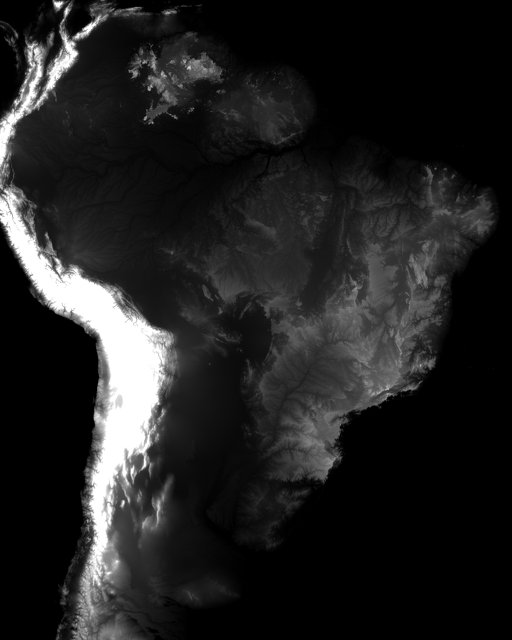
#> input picture brazil_displacement.png, 1024 x 1280 px (shown at 1/2 size)
$ python generate_vintage_textures.py
#> lines starting #> are read from the running program, lines starting #| are printed output that depends on the picture; after the words box and inside, x2 and y2 are one past the last pixel; in counts of white or black regions, pixels touching at a corner belong together
import json
import math
import numpy as np
from PIL import Image, ImageDraw, ImageFilter

crop_box = (96, 120, 1016, 1080)
w = crop_box[2] - crop_box[0] # 920
h = crop_box[3] - crop_box[1] # 960

# 1. Load elevation and mask
disp_full = Image.open('brazil_displacement.png').convert('L')
#> disp_full is the input picture: PIL image 1024x1280 L; min 0, max 255, mean 33
disp_crop = np.array(disp_full.crop(crop_box), dtype=np.float32) / 255.0

mask_full = Image.open('brazil_mask.png').convert('L')
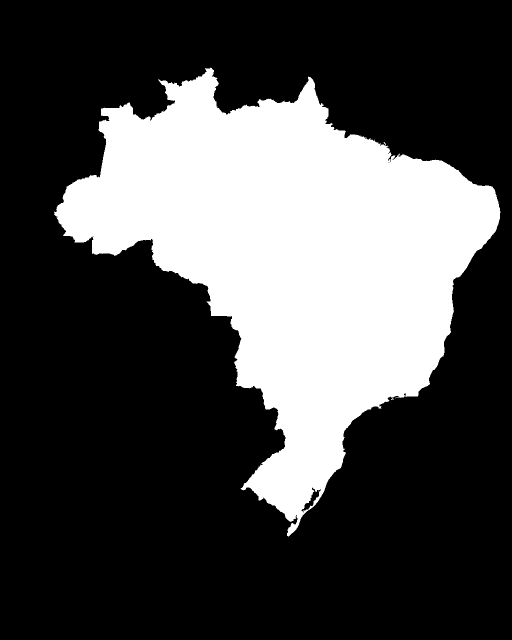
#> input picture brazil_mask.png, 1024 x 1280 px (shown at 1/2 size)
#> mask_full is the input picture: PIL image 1024x1280 L; 28.9% white; 3 white regions (2 under 20 px), largest, box (x1, y1, x2, y2) and area: (108, 135, 1001, 1073) 379406
mask_crop_img = mask_full.crop(crop_box)
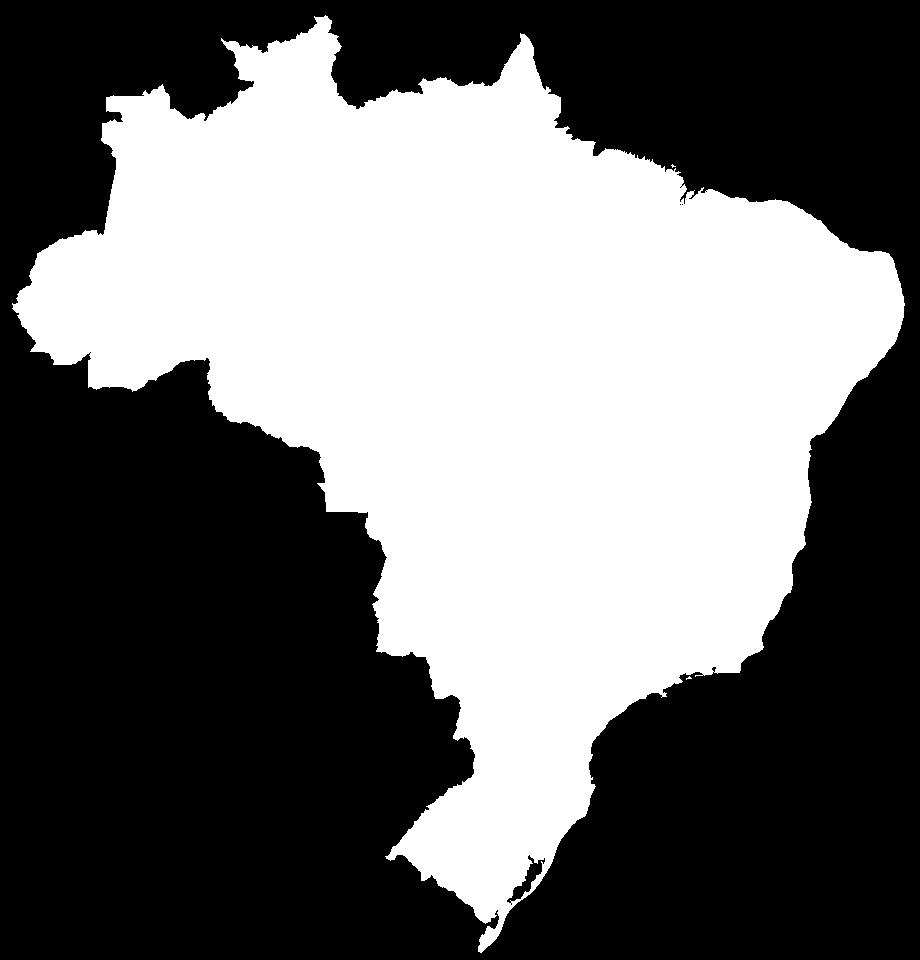
#> mask_crop_img: PIL image 920x960 L; 43% white; 3 white regions (2 under 20 px), largest, box (x1, y1, x2, y2) and area: (12, 15, 905, 953) 379406
# Feather the mask slightly for smooth edge transition
mask_feathered = mask_crop_img.filter(ImageFilter.GaussianBlur(1.2))
mask_arr = np.array(mask_feathered, dtype=np.float32) / 255.0

lon_min, lon_max = -74.5312, -34.1016
lat_min, lat_max = -34.0162, 5.9658

xs = np.linspace(lon_min, lon_max, w)
ys = np.linspace(lat_max, lat_min, h)
lons, lats = np.meshgrid(xs, ys)

print(f"Generating organic vintage geological texture: {w}x{h}...")

# Compute gradients and curvature for drainage valley highlighting
gy, gx = np.gradient(disp_crop)
slope = np.sqrt(gx**2 + gy**2)
gyy, gyx = np.gradient(gy)
gxy, gxx = np.gradient(gx)
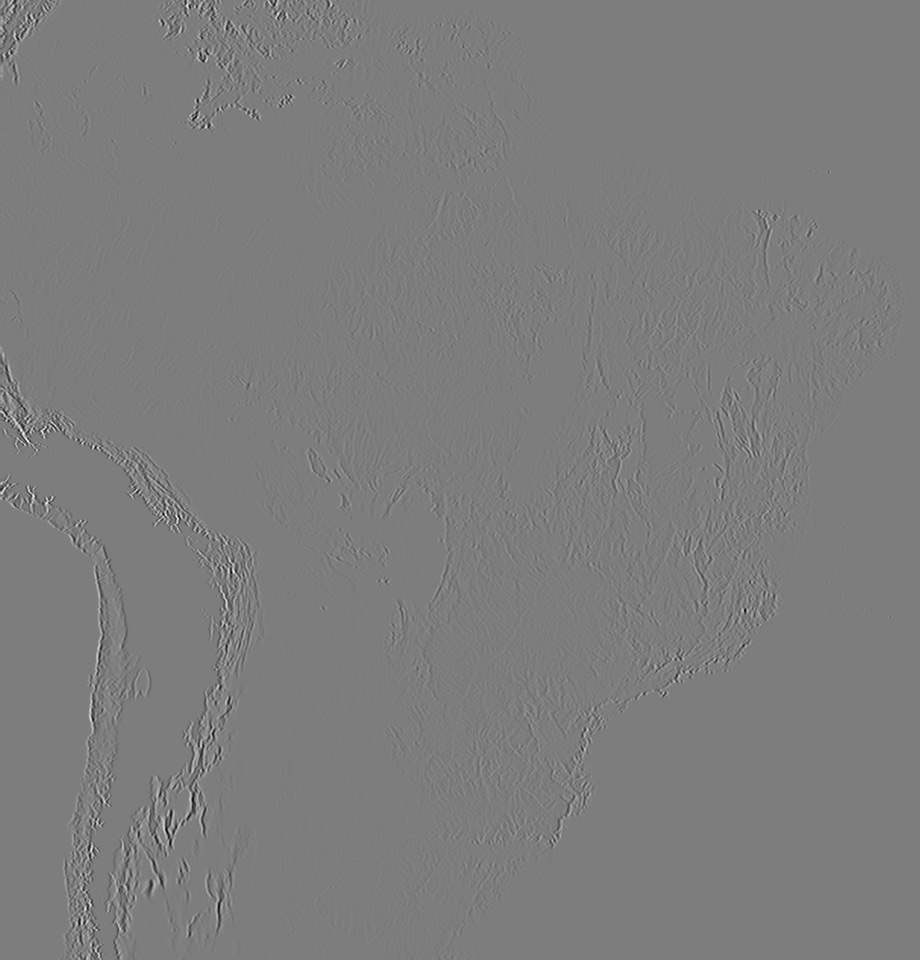
#> gxx: shape (960, 920) float32; min -0.207, max 0.215, mean 1.04e-06; drawn with min black and max white
laplacian = gxx + gyy
valleys = np.clip(laplacian * 45.0, 0, 1.0)
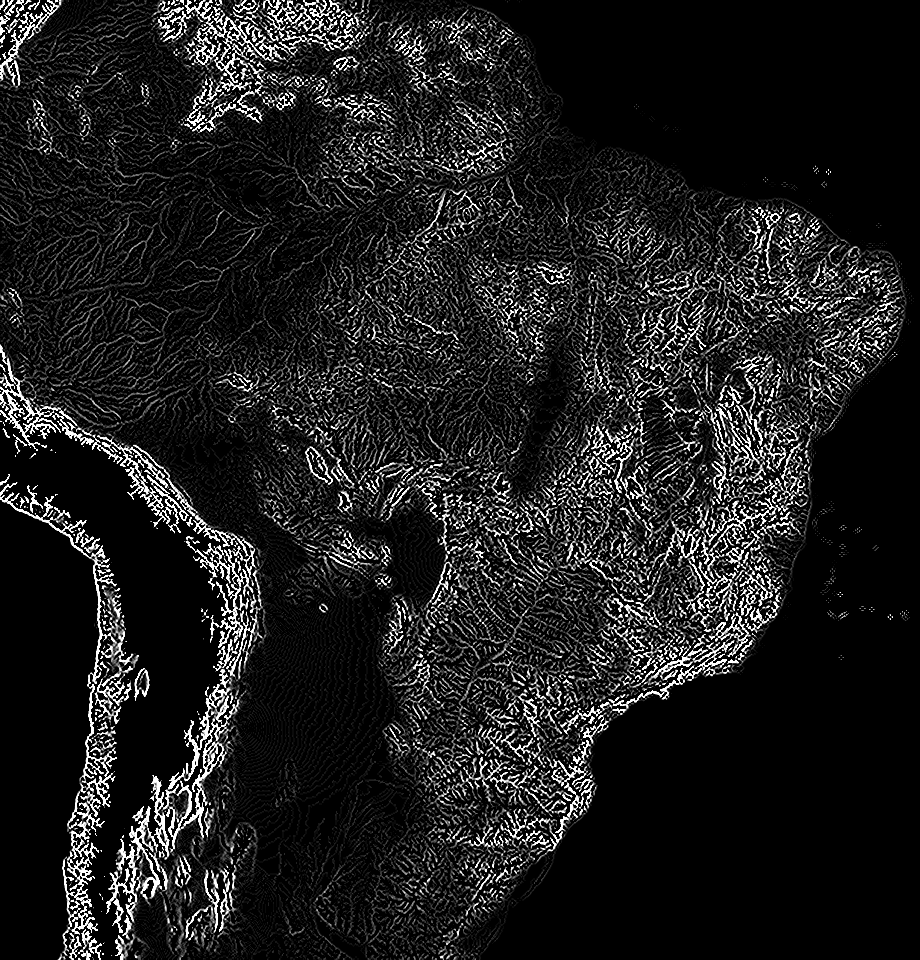
#> valleys: shape (960, 920) float32; min 0, max 1, mean 0.119

# Build Organic Geological Palette based on John Casper Branner 1919 Mappa Geologico do Brazil
# Color definitions (RGB floats)
C_AMAZON = np.array([218, 172, 68], dtype=np.float32)     # Golden ochre / mustard
C_AMAZON_RIVER = np.array([244, 218, 145], dtype=np.float32) # Sand river valley
C_PARANA = np.array([32, 68, 36], dtype=np.float32)        # Deep moss / basalt green
C_MANTIQUEIRA = np.array([126, 44, 18], dtype=np.float32)  # Burnt terracotta / copper
C_CRATON = np.array([84, 26, 12], dtype=np.float32)        # Deep raw umber / Archean rock
C_CREST = np.array([228, 218, 200], dtype=np.float32)      # Chalky limestone summit
C_CERRADO = np.array([184, 142, 92], dtype=np.float32)     # Sandy ochre clay
C_CAATINGA = np.array([195, 132, 82], dtype=np.float32)    # Terracotta sandstone
C_PANTANAL = np.array([76, 96, 58], dtype=np.float32)      # Olive wetland

# 1. Paraná Basin weight: smooth Gaussian centered around (-52, -25)
parana_dist = ((lons - -52.0) / 4.8)**2 + ((lats - -25.0) / 6.2)**2
w_parana = np.clip(np.exp(-parana_dist * 1.5) * 1.2, 0, 1.0) * (1.0 - np.clip((disp_crop - 0.45) * 4.0, 0, 1.0))

# 2. Amazon weight: low elevation, north and west
amazon_factor = np.clip((lats - -13.0) / 6.0, 0, 1.0) * np.clip((-46.0 - lons) / 8.0, 0, 1.0)
w_amazon = amazon_factor * np.clip((0.45 - disp_crop) / 0.35, 0, 1.0)

# 3. Pantanal weight:
pantanal_dist = ((lons - -56.8) / 2.2)**2 + ((lats - -18.2) / 2.8)**2
w_pantanal = np.clip(np.exp(-pantanal_dist * 2.5), 0, 1.0) * np.clip((0.2 - disp_crop) * 5.0, 0, 1.0)

# 4. Coastal Shield / Mountain Crags weight:
# High elevation in southeast & eastern Brazil (Minas, SP, RJ, Bahia, ES, PR)
is_east = np.clip((lons - -50.0) / 6.0, 0, 1.0)
is_south_east = np.clip((lats - -12.0) / -6.0, 0, 1.0) * np.clip((-28.0 - lats) / -5.0, 0, 1.0)
w_mountain = is_east * is_south_east * np.clip((disp_crop - 0.28) / 0.4, 0, 1.0)
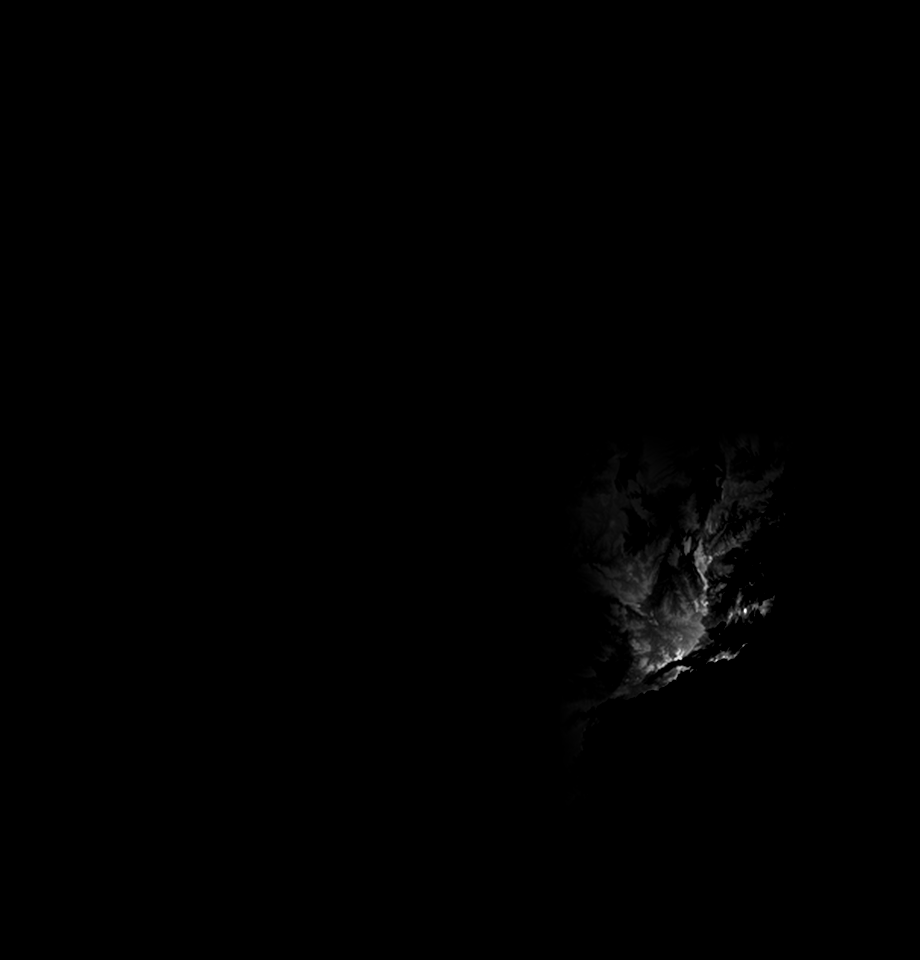
#> w_mountain: shape (960, 920) float64; min 0, max 1, mean 0.00344

# 5. Northeast Caatinga weight:
w_ne = np.clip((lons - -45.0) / 5.0, 0, 1.0) * np.clip((lats - -15.0) / 5.0, 0, 1.0)

rgba_map = np.zeros((h, w, 4), dtype=np.float32)

for y in range(h):
    for x in range(w):
        m = mask_arr[y, x]
        if m < 0.01:
            # Completely transparent outside Brazil!
            rgba_map[y, x] = [0, 0, 0, 0]
            continue

        elev = disp_crop[y, x]

        # Start with default central plateau / Cerrado color
        color = C_CERRADO.copy()

        # Blend Northeast
        ne_w = w_ne[y, x]
        if ne_w > 0:
            color = (1.0 - ne_w) * color + ne_w * C_CAATINGA

        # Blend Amazon
        amz_w = w_amazon[y, x]
        if amz_w > 0:
            amz_col = (1.0 - valleys[y, x] * 0.4) * C_AMAZON + (valleys[y, x] * 0.4) * C_AMAZON_RIVER
            color = (1.0 - amz_w) * color + amz_w * amz_col

        # Blend Pantanal
        pnt_w = w_pantanal[y, x]
        if pnt_w > 0:
            color = (1.0 - pnt_w) * color + pnt_w * C_PANTANAL

        # Blend Paraná Basin
        par_w = w_parana[y, x]
        if par_w > 0:
            color = (1.0 - par_w) * color + par_w * C_PARANA

        # Blend Mountain Crags & Craton
        mtn_w = w_mountain[y, x]
        if mtn_w > 0:
            mtn_col = (1.0 - np.clip(elev * 1.5, 0, 1.0)) * C_MANTIQUEIRA + np.clip(elev * 1.5, 0, 1.0) * C_CRATON
            color = (1.0 - mtn_w) * color + mtn_w * mtn_col

        # Elevation brightness modulation
        color = color * (0.85 + 0.35 * elev)

        # High mountain peaks get bone-white / chalky highlights
        if elev > 0.62:
            t_crest = np.clip((elev - 0.62) / 0.38, 0, 1.0)
            color = (1.0 - t_crest) * color + t_crest * C_CREST

        rgba_map[y, x] = [color[0], color[1], color[2], m * 255.0]
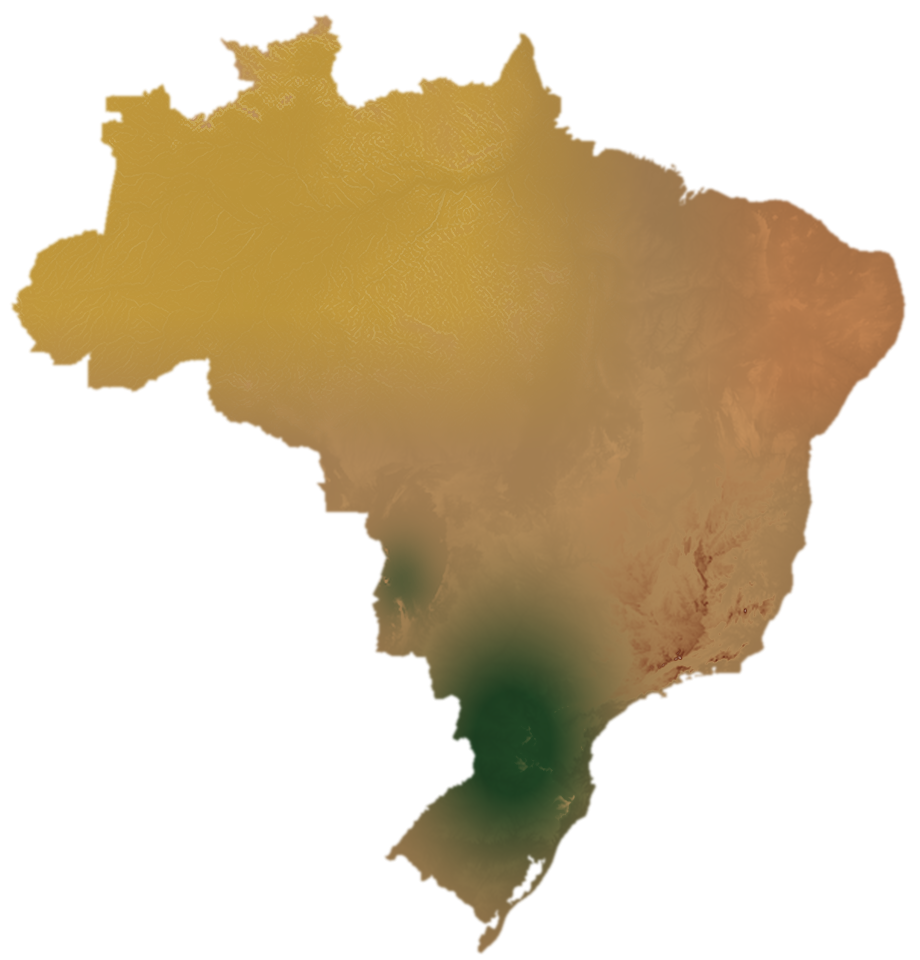
#> rgba_map: shape (960, 920, 4) float32; mean of channels 0, 1, 2, 3 73.2, 57.9, 31.4, 109.9; transparent parts drawn white

# Load IBGE GeoJSON and draw delicate vintage boundary lines
#> (the run stopped early here; a loop or call above may not have finished)
